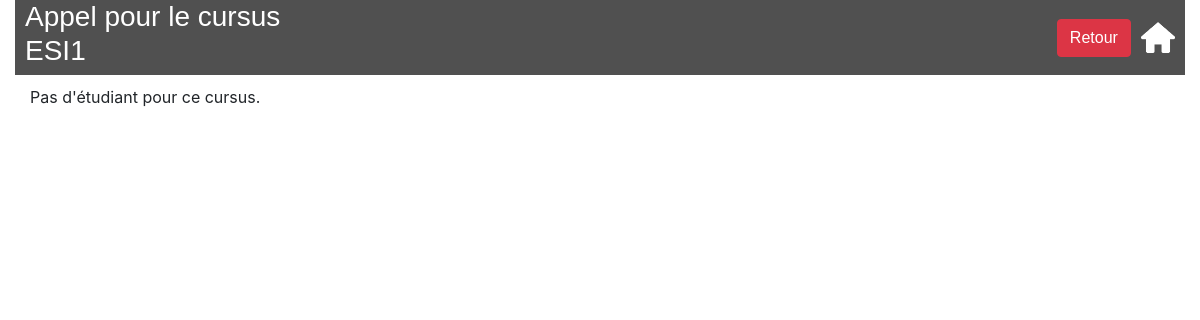
The app's page /lycee/cursusCall/10, older data.
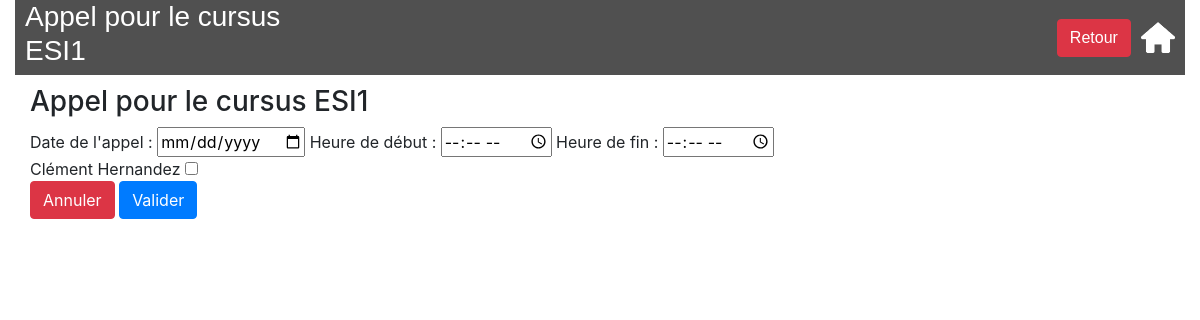
The same page, newer data.
### lycee/models.py (models this page shows, shortened)
class Cursus(models.Model):
    name = models.CharField(
        max_length=50,
        blank=False,
        null=True,
        default='aucun'
    )
    year_from_bac = models.SmallIntegerField(
        help_text="year since le bac",
        verbose_name="year",
        blank=False,
        null=True,
        default=0
    )
    scholar_year = models.CharField(
        max_length=9,
        blank=False,
        null=True,
        default='0000-00001'
    )

class Student(models.Model):
    first_name = models.CharField(
        max_length=50,
        blank=False,
        null=False
    )
    birth_date = models.DateField(
        verbose_name='date of birth',
        blank=False,
        null=False
    )
    last_name = models.CharField(
        verbose_name="lastname",
        help_text="last name of the student",
        blank=False,  # pas de champ vide
        null=False,  # pas de champ null (a conjuguer avec default
        default="???",
        max_length=255,  # taille maximale du champ
    )
    phone = models.CharField(
        verbose_name="phonenumber",
        help_text="phone number of the student",
        blank=False,  # pas de champ vide
        null=False,  # pas de champ null (a conjuguer avec default
        default="0999999999",
        max_length=10,  # taille maximale du champ
    )
    email = models.EmailField(
        verbose_name="email",
        help_text="phone number of the student",
        blank=False,  # pas de champ vide
        null=False,  # pas de champ null (a conjuguer avec default
        default="x@y.z",
        max_length=255,  # taille maximale du champ
    )
    comments = models.CharField(
        verbose_name="comments",
        help_text="some comments about the student",
        blank=True,
        null=False,  # pas de champ null (a conjuguer avec default
        default="",
        max_length=255,  # taille maximale du champ
    )
    cursus = models.ForeignKey(
        Cursus,
        on_delete=models.CASCADE,  # necessaire selon la version de Django
        null=True
    )

### lycee/views.py (the view)
# urls.py: url(r'^cursusCall/(?P<idC>[0-9]+)$', views.cursusCall, name='update_cursus'),
def cursusCall(request, idC):
    if request.method == 'POST':
        stud_list = Student.objects.filter(cursus_id=idC)
        if request.POST.get("date_appel","") == '':
            cursus = Cursus.objects.get(id=idC)
            context = {'liste': stud_list, 'cursus': cursus, 'err': "Il manque une date"}
            return render(request, 'lycee/appel/cursusCall.html', context)
        elif int(request.POST.get("debut_appel","")[0:2])*60 + int(request.POST.get("debut_appel","")[3:5]) + 60 >= int(request.POST.get("fin_appel","")[0:2])*60 + int(request.POST.get("fin_appel","")[3:5]) :
            cursus = Cursus.objects.get(id=idC)
            context = {'liste': stud_list, 'cursus': cursus, 'err': "La fin de l'appel doit être au minimum 1h supérieure."}
            return render(request, 'lycee/appel/cursusCall.html', context)
        else:
            cursuse = Cursus.objects.get(id=idC)
            app = Appel(date=request.POST.get("date_appel",""), cursus= cursuse, debut = request.POST.get("debut_appel",""), fin = request.POST.get("fin_appel",""))
            app.save()
            for stud in stud_list:
                if request.POST.get(str(stud.id),"") == 'on':
                    boolTemp = True
                else:
                    boolTemp = False
                pres = Presence(date_presence=request.POST.get("date_appel",""), student=stud, appel=app, isMissing=boolTemp)
                pres.save()
            return redirect("index")
    else:
        stud_list = Student.objects.filter(cursus_id=idC)
        cursus = Cursus.objects.get(id=idC)
        context = {'liste': stud_list, 'cursus': cursus}
        return render(request, 'lycee/appel/cursusCall.html', context)

### lycee/templates/lycee/appel/cursusCall.html (shortened to what this page needs)
{% extends "master.html" %}
{% load static %}
{% block content %}
{% if liste%}
  {% block title %}
    <h3>Appel pour le cursus {{cursus.name}}</h3>
  {% endblock %}
    <form method="post">
        Date de l'appel : <input type="date" name="date_appel">
        Heure de début : <input type="time" name="debut_appel">
        Heure de fin : <input type="time" name="fin_appel"><br>
        {% for stud in liste %}
            <label class="labelo">{{stud.first_name}} {{stud.last_name}}</label>
            <input type="checkbox" name="{{stud.id}}">
            <br>
        {% endfor %}
        <button type="cancel" class="btn btn-danger"><a style="color: white"href="/lycee/">Annuler</a></button>
        <button type="submit" class="btn btn-primary">Valider</button>
    </form>
{% else %}
  <p> Pas d'étudiant pour ce cursus.</p>
{% endif %}
{% endblock %}

Row changes from the older to the newer data that the page shows:
computed for Cursus: name "ESI1" → "ESI1 ESI1"
added Student: first_name "Clément", last_name "Hernandez"
Text that changed along with them:
text no longer shown: "Appel pour le cursus Pas d'étudiant pour ce cursus."
text now shown: "Appel pour le cursus Appel pour le cursus Date de l'appel : Heure de début : Heure de fin : Annuler Valider"
